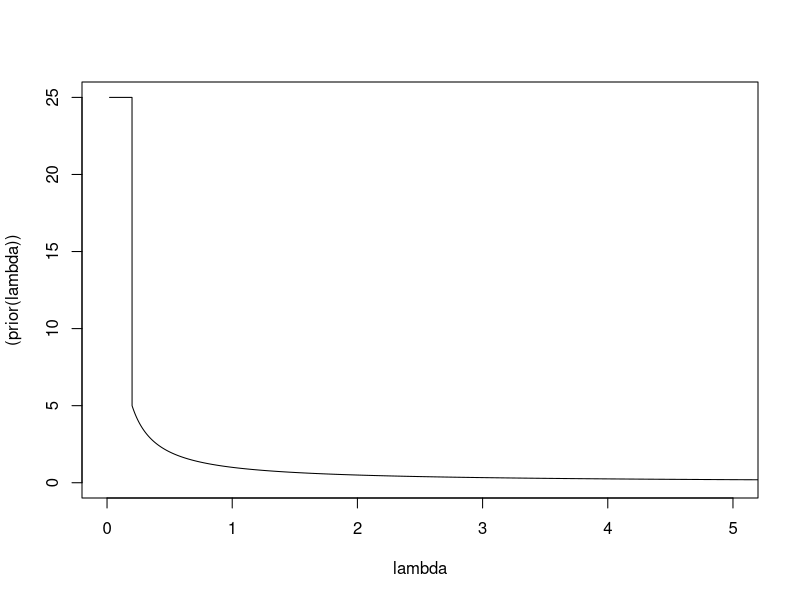
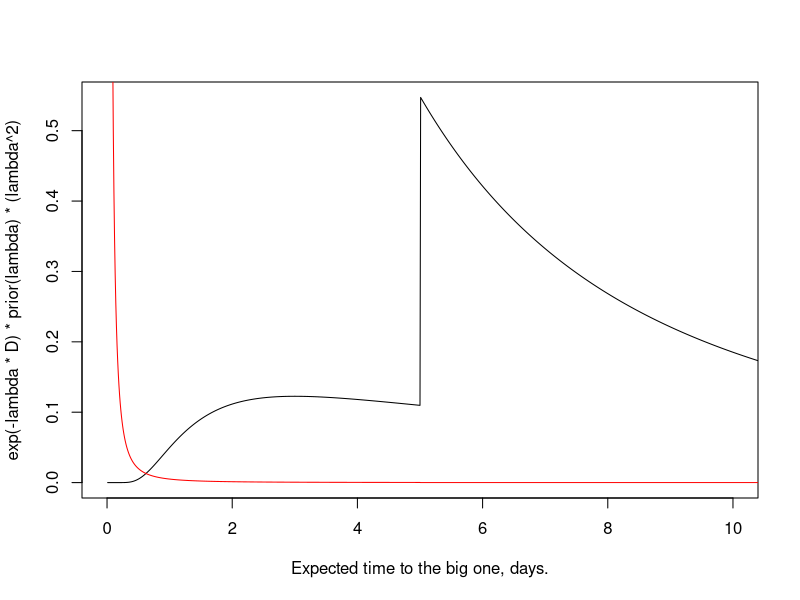

Write the R code that produced these figures, in order.
## ---- chunk 1
vdot <- function(v, w) {
  sum(v * w)
}   
## ---- chunk 2
vlength <- function(v) {
  sqrt(vdot(v, v))
}
## ---- chunk 3
vangle <- function(v, w, degrees = FALSE) {
   theta <- acos(vdot(v, w) / (vlength(v) * vlength(w)))
  
   if (degrees) theta * (180 / pi )
   else theta
}
## ---- chunk 4
vproject <- function(v, onto) { # the red thing
  onto * vlength(v) * cos(vangle(v, onto)) / vlength(onto)
}
vresid <- function(v, onto) {
  v - vproject(v, onto)
}

## ---- chunk 5
vdot <- function(a, b) {
  sum(a * b)
}
vlen <- function(a) sqrt(vdot(a, a))
vcos <- function(a, b) { 
  vdot(a, b) / (vlen(a) * vlen(b))
}
vangle <- function(a, b, degrees = FALSE) {
  res <- vcos(a, b)
  if (degrees) res <- res * 180 / pi
  
  res
}
vproj <- function(a, onto = b) {
  vlen(a) * vcos(a, onto) * onto
}
## ---- chunk 6
D <- 3
lambda <- 100/(1:5000) 
# prior: proportional to lambda: 
#  small lambda unlikely, so short time to next earthquake
prior <- function(lambda) (ifelse(lambda < .2, 25, 1/lambda))
plot(lambda, ( prior(lambda)), type = "l", xlim = c(0,5))
plot(1/lambda, exp( - lambda * D) * prior(lambda) * (lambda^2), 
     type = "l", xlab = "Expected time to the big one, days.",
     xlim = c(0, 10))
lines(1/lambda, lambda*.005/prior(lambda), col = "red")
